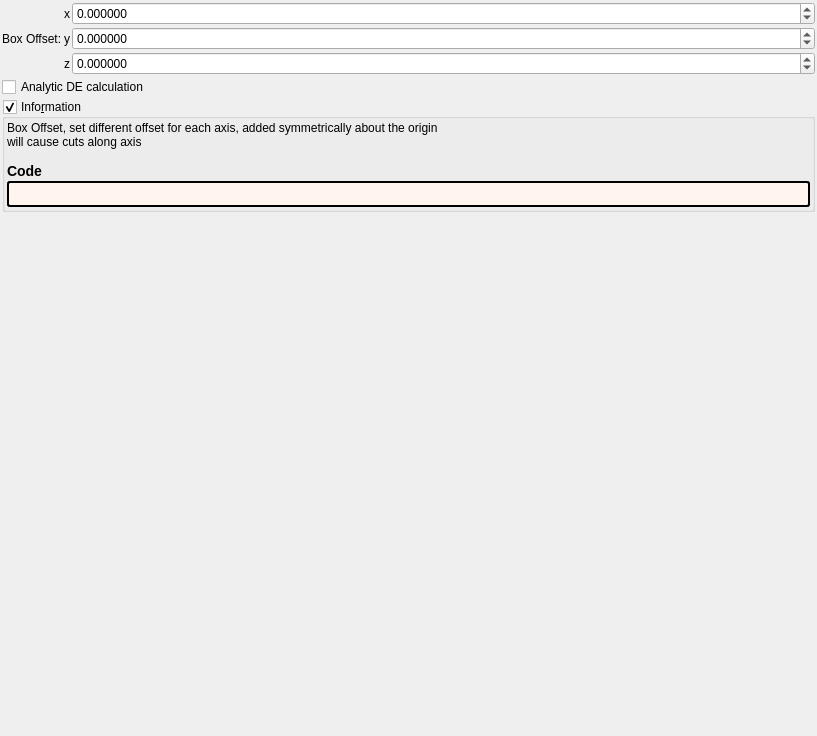
<?xml version="1.0" encoding="UTF-8"?>
<ui version="4.0">
 <class>transf_box_offset</class>
 <widget class="QWidget" name="Form">
  <property name="geometry">
   <rect>
    <x>0</x>
    <y>0</y>
    <width>817</width>
    <height>736</height>
   </rect>
  </property>
  <property name="windowTitle">
   <string notr="true">transf_box_offset</string>
  </property>
  <layout class="QVBoxLayout" name="verticalLayout">
   <property name="spacing">
    <number>2</number>
   </property>
   <property name="leftMargin">
    <number>2</number>
   </property>
   <property name="topMargin">
    <number>2</number>
   </property>
   <property name="rightMargin">
    <number>2</number>
   </property>
   <property name="bottomMargin">
    <number>2</number>
   </property>
   <item>
    <layout class="QGridLayout" name="gridLayout" columnstretch="0,0,0,1">
     <property name="spacing">
      <number>2</number>
     </property>
     <item row="0" column="1">
      <widget class="QLabel" name="label_109">
       <property name="text">
        <string notr="true">x</string>
       </property>
      </widget>
     </item>
     <item row="2" column="1">
      <widget class="QLabel" name="label_111">
       <property name="text">
        <string notr="true">z</string>
       </property>
      </widget>
     </item>
     <item row="0" column="0" rowspan="3">
      <widget class="QLabel" name="label_108">
       <property name="text">
        <string>Box Offset:</string>
       </property>
      </widget>
     </item>
     <item row="1" column="1">
      <widget class="QLabel" name="label_110">
       <property name="text">
        <string notr="true">y</string>
       </property>
      </widget>
     </item>
     <item row="1" column="3">
      <widget class="MyDoubleSpinBox" name="spinbox3_transf_addition_constant_y">
       <property name="sizePolicy">
        <sizepolicy hsizetype="Minimum" vsizetype="Maximum">
         <horstretch>0</horstretch>
         <verstretch>0</verstretch>
        </sizepolicy>
       </property>
       <property name="prefix">
        <string/>
       </property>
       <property name="suffix">
        <string/>
       </property>
       <property name="decimals">
        <number>6</number>
       </property>
       <property name="minimum">
        <double>-99.989999999999995</double>
       </property>
       <property name="maximum">
        <double>99.989999999999995</double>
       </property>
       <property name="singleStep">
        <double>0.100000000000000</double>
       </property>
      </widget>
     </item>
     <item row="2" column="3">
      <widget class="MyDoubleSpinBox" name="spinbox3_transf_addition_constant_z">
       <property name="sizePolicy">
        <sizepolicy hsizetype="Minimum" vsizetype="Maximum">
         <horstretch>0</horstretch>
         <verstretch>0</verstretch>
        </sizepolicy>
       </property>
       <property name="prefix">
        <string/>
       </property>
       <property name="suffix">
        <string/>
       </property>
       <property name="decimals">
        <number>6</number>
       </property>
       <property name="minimum">
        <double>-99.989999999999995</double>
       </property>
       <property name="maximum">
        <double>99.989999999999995</double>
       </property>
       <property name="singleStep">
        <double>0.100000000000000</double>
       </property>
      </widget>
     </item>
     <item row="0" column="3">
      <widget class="MyDoubleSpinBox" name="spinbox3_transf_addition_constant_x">
       <property name="sizePolicy">
        <sizepolicy hsizetype="Minimum" vsizetype="Maximum">
         <horstretch>0</horstretch>
         <verstretch>0</verstretch>
        </sizepolicy>
       </property>
       <property name="prefix">
        <string/>
       </property>
       <property name="suffix">
        <string/>
       </property>
       <property name="decimals">
        <number>6</number>
       </property>
       <property name="minimum">
        <double>-99.989999999999995</double>
       </property>
       <property name="maximum">
        <double>99.989999999999995</double>
       </property>
       <property name="singleStep">
        <double>0.100000000000000</double>
       </property>
      </widget>
     </item>
    </layout>
   </item>
   <item>
    <widget class="QCheckBox" name="checkBox_transf_function_enabled_false">
     <property name="toolTip">
      <string>&lt;html&gt;&lt;head/&gt;&lt;body&gt;&lt;p&gt;Can sometimes improve render quality when using analytic DE&lt;/p&gt;&lt;/body&gt;&lt;/html&gt;</string>
     </property>
     <property name="text">
      <string>Analytic DE calculation</string>
     </property>
    </widget>
   </item>
   <item>
    <widget class="MyGroupBox" name="groupCheck_info">
     <property name="title">
      <string>Info&amp;rmation</string>
     </property>
     <property name="flat">
      <bool>false</bool>
     </property>
     <property name="checkable">
      <bool>true</bool>
     </property>
     <layout class="QVBoxLayout" name="verticalLayout_2">
      <property name="spacing">
       <number>2</number>
      </property>
      <property name="leftMargin">
       <number>2</number>
      </property>
      <property name="topMargin">
       <number>2</number>
      </property>
      <property name="rightMargin">
       <number>2</number>
      </property>
      <property name="bottomMargin">
       <number>2</number>
      </property>
      <item>
       <widget class="QLabel" name="label_information_general">
        <property name="text">
         <string notr="true">&lt;p&gt;Box Offset, set different offset for each axis, added symmetrically about the origin&lt;br&gt;will cause cuts along axis&lt;/p&gt;&lt;table&gt;
&lt;/table&gt;
&lt;h3&gt;Code&lt;/h3&gt;</string>
        </property>
        <property name="wordWrap">
         <bool>true</bool>
        </property>
        <property name="openExternalLinks">
         <bool>true</bool>
        </property>
        <property name="textInteractionFlags">
         <set>Qt::LinksAccessibleByMouse|Qt::TextSelectableByMouse</set>
        </property>
       </widget>
      </item>
      <item>
       <widget class="QLabel" name="label_code_content">
        <property name="styleSheet">
         <string notr="true">border-style: outset; border-width: 2px; border-radius: 3px; border-color: black; background-color: #fff5ee; padding: 4px;</string>
        </property>
        <property name="text">
         <string notr="true"></string>
        </property>
        <property name="wordWrap">
         <bool>true</bool>
        </property>
        <property name="openExternalLinks">
         <bool>true</bool>
        </property>
        <property name="textInteractionFlags">
         <set>Qt::LinksAccessibleByMouse|Qt::TextSelectableByMouse</set>
        </property>
       </widget>
      </item>
     </layout>
    </widget>
   </item>
   <item>
    <spacer name="verticalSpacer">
     <property name="orientation">
      <enum>Qt::Vertical</enum>
     </property>
     <property name="sizeHint" stdset="0">
      <size>
       <width>20</width>
       <height>40</height>
      </size>
     </property>
    </spacer>
   </item>
  </layout>
 </widget>
 <customwidgets>
  <customwidget>
   <class>MyDoubleSpinBox</class>
   <extends>QDoubleSpinBox</extends>
   <header>my_double_spin_box.h</header>
  </customwidget>
  <customwidget>
   <class>MyGroupBox</class>
   <extends>QGroupBox</extends>
   <header>my_group_box.h</header>
   <container>1</container>
  </customwidget>
 </customwidgets>
 <tabstops>
  <tabstop>spinbox3_transf_addition_constant_x</tabstop>
  <tabstop>spinbox3_transf_addition_constant_y</tabstop>
  <tabstop>spinbox3_transf_addition_constant_z</tabstop>
  <tabstop>groupCheck_info</tabstop>
 </tabstops>
 <resources/>
 <connections/>
</ui>
